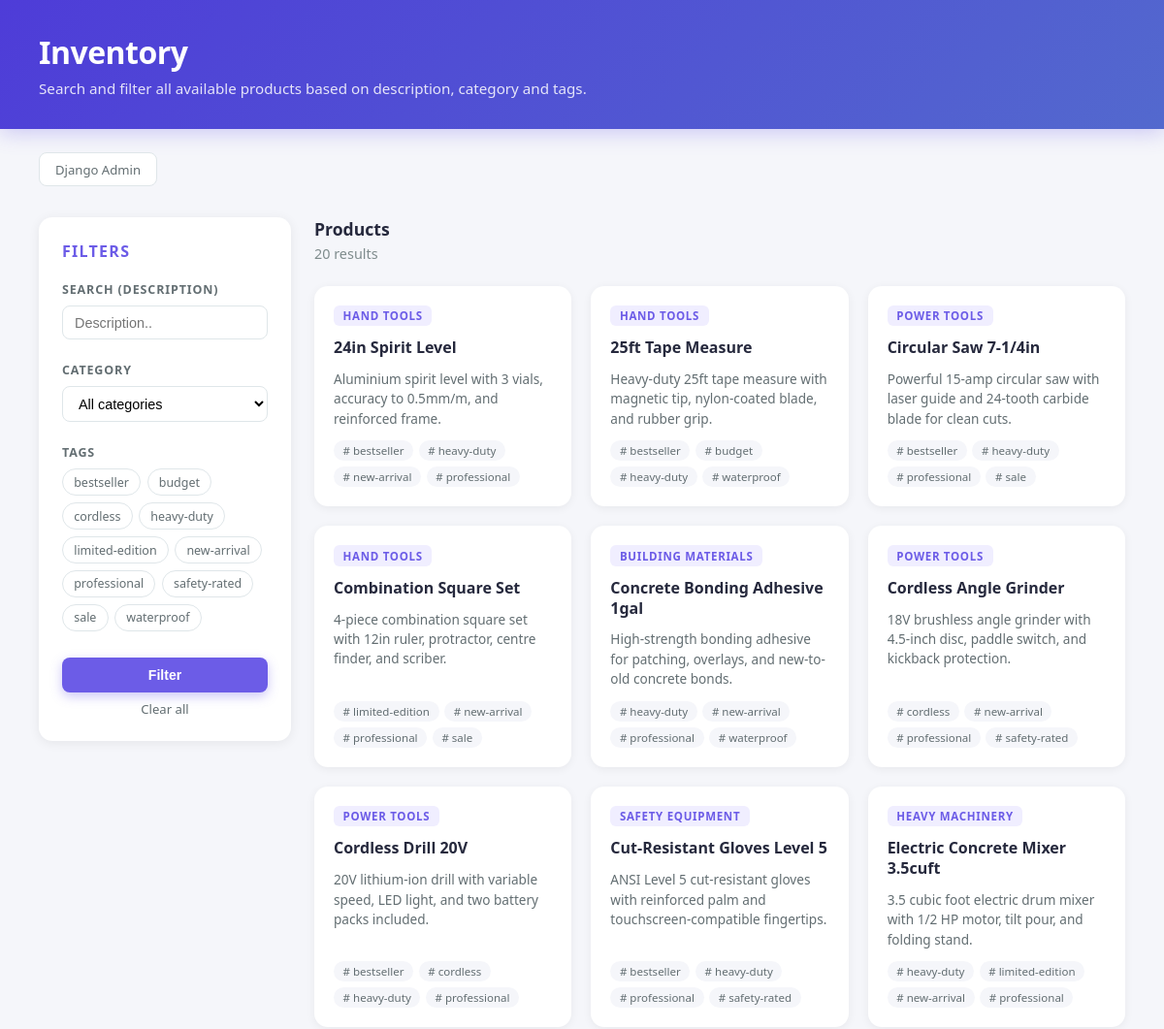
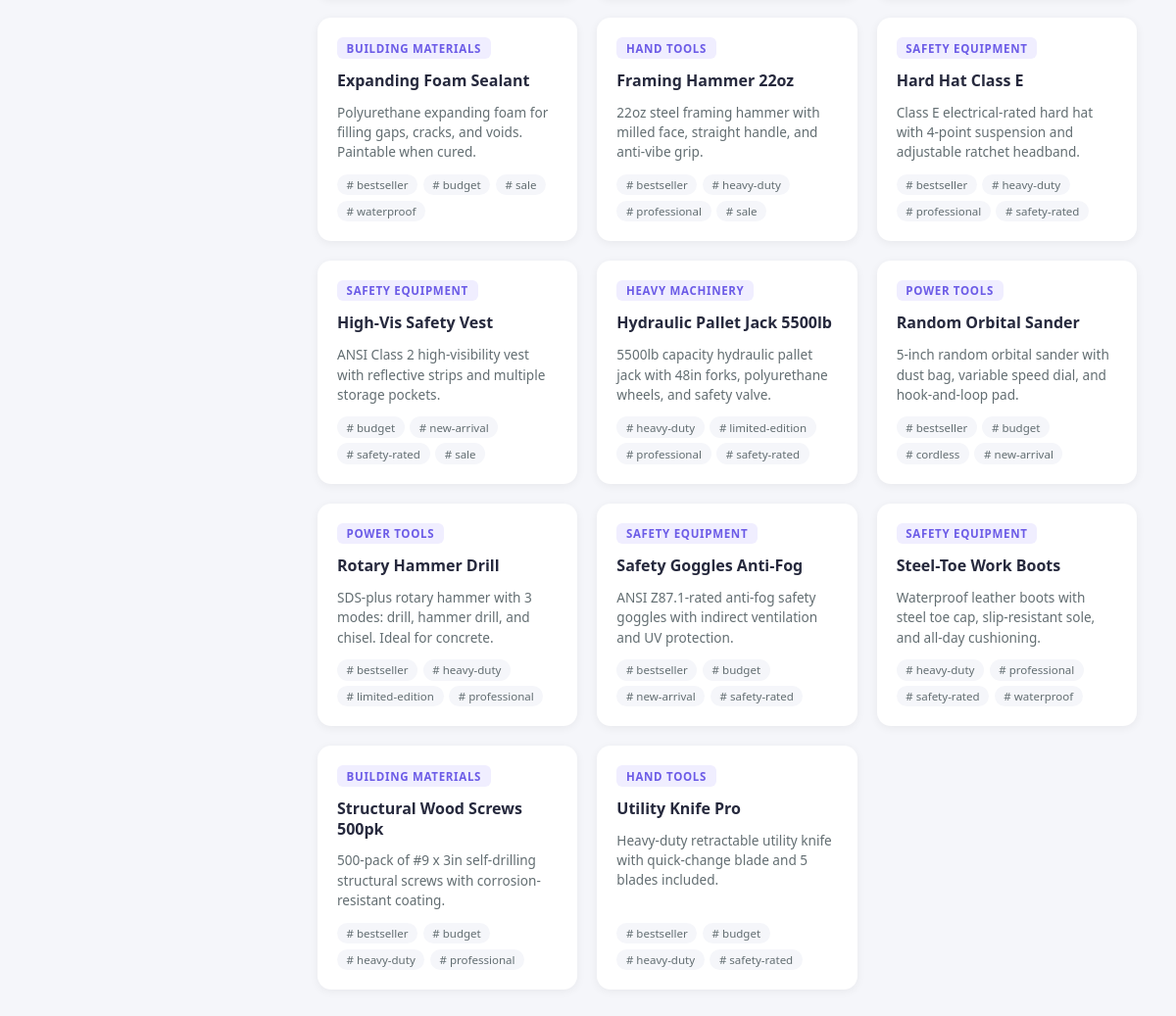
The page / on the database its author committed (2 pictures, top to bottom).
### catalog/models.py (models this page shows, shortened)
class Tag(models.Model):
    name = models.CharField(max_length=50, unique=True)
    class Meta:
        ordering = ["name"]

class Product(models.Model):
    name = models.CharField(max_length=100)
    description = models.TextField(max_length=200, blank=True)
    category = models.ForeignKey(
        Category,
        on_delete=models.SET_NULL,
        null=True,
        blank=True,
        related_name="products",
    )
    tags = models.ManyToManyField(Tag, blank=True, related_name="products")
    class Meta:
        ordering = ["name"]

class Category(models.Model):
    name = models.CharField(max_length=100, unique=True)
    class Meta:
        ordering = ["name"]
        verbose_name_plural = "categories"

### catalog/views.py (the view)
# urls.py: path("", views.product_list, name="product_list"),
def product_list(request):
    products = Product.objects.select_related("category").prefetch_related("tags").all()
    desc = request.GET.get("q", "").strip()
    if desc:
        products = products.filter(description__icontains=desc)
    category_id = request.GET.get("category", "")
    if category_id:
        products = products.filter(category_id=category_id)
    tag_ids = request.GET.getlist("tags")
    if tag_ids:
        for tag_id in tag_ids:
            products = products.filter(tags__id=tag_id)
        products = products.distinct()
    context = {
        "products": products,
        "description": desc,
        "categories": Category.objects.all(),
        "selected_category": category_id,
        "tags": Tag.objects.all(),
        "selected_tags": tag_ids,
    }
    return render(request, "catalog/product_list.html", context)

### catalog/templates/catalog/product_list.html (shortened to what this page needs)
<!DOCTYPE html>
<html lang="en">
<head>
</head>
<body>
<header>
  <h1>Inventory</h1>
  <p>Search and filter all available products based on description, category and tags.</p>
</header>
<a class="admin-link" href="/admin/">Django Admin</a>
<div class="page">
  <aside>
    <form class="filter-card" method="get" action="">
      <h2>Filters</h2>
      <div class="filter-section">
        <label class="section-label" for="q">Search (Description)</label>
        <input type="text" id="q" name="q" placeholder="Description.."
               value="{{ description }}">
      </div>
      <div class="filter-section">
        <label class="section-label" for="category">Category</label>
        <select id="category" name="category">
          <option value="">All categories</option>
        </select>
      </div>
      <div class="filter-section">
        <label class="section-label">Tags</label>
        <div class="tag-grid">
          {% for tag in tags %}
            <label class="tag-label" for="tag-{{ tag.id }}">{{ tag.name }}</label>
          {% endfor %}
        </div>
      </div>
      <button type="submit" class="btn btn-primary">Filter</button>
      <a href="/" class="btn-ghost">Clear all</a>
    </form>
  </aside>
  <main>
    <div style="display: flex; justify-content: space-between; align-items: center; margin-bottom: 1.5rem;">
      <div>
        <h2 style="font-size: 1.1rem; font-weight: 600;">Products</h2>
        <p style="font-size: .9rem; color: #7f8c8d; margin-top: .25rem;"> {{ products|length }} result{{ products|length|pluralize }}</p>
      </div>
    </div>
    {% if products %}
      <div class="product-grid">
        {% for product in products %}
        <div class="product-card">
          {% if product.category %}
            <span class="category-badge">{{ product.category.name }}</span>
          {% endif %}
          <h3>{{ product.name }}</h3>
          <p class="description">{{ product.description }}</p>
          {% if product.tags.all %}
          <div class="tags">
            {% for tag in product.tags.all %}
              <span class="tag"># {{ tag.name }}</span>
            {% endfor %}
          </div>
          {% endif %}
        </div>
        {% endfor %}
      </div>
    {% else %}
      <div class="empty-state">
        <p>No products match your filters.</p>
      </div>
    {% endif %}
  </main>
</div>
</body>
</html>

### catalog/templates/catalog/product_list.html (style rules this page uses)
*, *::before, *::after { box-sizing: border-box; margin: 0; padding: 0; }
body { font-family: 'Segoe UI', system-ui, sans-serif; background: #f5f6fa; color: #26293d; min-height: 100vh; }
header { background: linear-gradient(135deg, #4e3cd8 0%, #5369ce 100%); color: #fff; padding: 2rem 2.5rem; box-shadow: 0 4px 20px rgba(108,92,231,.3); }
header h1 { font-size: 2rem; font-weight: 700; letter-spacing: -.5px; }
header p { margin-top: .4rem; opacity: .85; font-size: .95rem; }
.page { display: flex; gap: 1.5rem; padding: 2rem 2.5rem; max-width: 1400px; margin: 0 auto; }
aside { width: 260px; flex-shrink: 0; }
.filter-card { background: #fff; border-radius: 14px; padding: 1.5rem; box-shadow: 0 2px 12px rgba(0,0,0,.07); position: sticky; top: 1.5rem; }
.filter-card h2 { font-size: 1rem; font-weight: 700; color: #6c5ce7; text-transform: uppercase; letter-spacing: .08em; margin-bottom: 1.25rem; display: flex; align-items: center; gap: .5rem; }
.filter-section { margin-bottom: 1.4rem; }
.filter-section label.section-label { display: block; font-size: .78rem; font-weight: 600; text-transform: uppercase; letter-spacing: .07em; color: #636e72; margin-bottom: .5rem; }
.filter-card input[type="text"], .filter-card select { width: 100%; padding: .55rem .75rem; border: 1.5px solid #dfe6e9; border-radius: 8px; font-size: .9rem; transition: border-color .2s; background: #fff; }
.tag-grid { display: flex; flex-wrap: wrap; gap: .4rem; }
.tag-label { cursor: pointer; padding: .3rem .7rem; border-radius: 20px; border: 1.5px solid #dfe6e9; font-size: .78rem; font-weight: 500; color: #636e72; transition: all .15s; user-select: none; }
.btn { display: inline-block; padding: .6rem 1.2rem; border-radius: 8px; font-size: .88rem; font-weight: 600; cursor: pointer; border: none; transition: transform .1s, box-shadow .15s; }
.btn-primary { background: #6c5ce7; color: #fff; width: 100%; margin-top: .3rem; box-shadow: 0 4px 12px rgba(108,92,231,.35); }
.btn-ghost { background: transparent; color: #636e72; text-decoration: none; font-size: .82rem; display: block; text-align: center; margin-top: .5rem; }
main { flex: 1; min-width: 0; }
.product-grid { display: grid; grid-template-columns: repeat(auto-fill, minmax(240px, 1fr)); gap: 1.25rem; }
.product-card { background: #fff; border-radius: 14px; padding: 1.25rem; box-shadow: 0 2px 10px rgba(0,0,0,.06); transition: transform .2s, box-shadow .2s; display: flex; flex-direction: column; gap: .75rem; }
.product-card .category-badge { display: inline-block; background: #f0eeff; color: #6c5ce7; font-size: .72rem; font-weight: 700; text-transform: uppercase; letter-spacing: .06em; padding: .2rem .6rem; border-radius: 6px; align-self: flex-start; }
.product-card h3 { font-size: 1rem; font-weight: 700; line-height: 1.3; }
.product-card .description { font-size: .85rem; color: #636e72; line-height: 1.5; flex: 1; }
.product-card .tags { display: flex; flex-wrap: wrap; gap: .35rem; }
.product-card .tag { background: #f5f6fa; color: #636e72; border-radius: 20px; padding: .2rem .6rem; font-size: .72rem; font-weight: 500; }
.admin-link { display: inline-block; margin: 1.5rem 2.5rem 0; padding: .45rem 1rem; background: #fff; border: 1.5px solid #dfe6e9; border-radius: 8px; font-size: .82rem; color: #636e72; text-decoration: none; transition: border-color .2s, color .2s; }

### rows shown on the page
Tag: name "bestseller"
Tag: name "budget"
Tag: name "cordless"
Tag: name "heavy-duty"
Tag: name "limited-edition"
Tag: name "new-arrival"
Tag: name "professional"
Tag: name "safety-rated"
Tag: name "sale"
Tag: name "waterproof"
Product: category.name "HAND TOOLS", name "24in Spirit Level", description "Aluminium spirit level with 3 vials, accuracy to 0.5mm/m, and reinforced frame."
Product: category.name "HAND TOOLS", name "25ft Tape Measure", description "Heavy-duty 25ft tape measure with magnetic tip, nylon-coated blade, and rubber grip."
Product: category.name "POWER TOOLS", name "Circular Saw 7-1/4in", description "Powerful 15-amp circular saw with laser guide and 24-tooth carbide blade for clean cuts."
Product: category.name "HAND TOOLS", name "Combination Square Set", description "4-piece combination square set with 12in ruler, protractor, centre finder, and scriber."
Product: category.name "BUILDING MATERIALS", name "Concrete Bonding Adhesive 1gal", description "High-strength bonding adhesive for patching, overlays, and new-to-old concrete bonds."
Product: category.name "POWER TOOLS", name "Cordless Angle Grinder", description "18V brushless angle grinder with 4.5-inch disc, paddle switch, and kickback protection."
Product: category.name "POWER TOOLS", name "Cordless Drill 20V", description "20V lithium-ion drill with variable speed, LED light, and two battery packs included."
Product: category.name "SAFETY EQUIPMENT", name "Cut-Resistant Gloves Level 5", description "ANSI Level 5 cut-resistant gloves with reinforced palm and touchscreen-compatible fingertips."
Product: category.name "HEAVY MACHINERY", name "Electric Concrete Mixer 3.5cuft", description "3.5 cubic foot electric drum mixer with 1/2 HP motor, tilt pour, and folding stand."
Product: category.name "BUILDING MATERIALS", name "Expanding Foam Sealant", description "Polyurethane expanding foam for filling gaps, cracks, and voids. Paintable when cured."
Product: category.name "HAND TOOLS", name "Framing Hammer 22oz", description "22oz steel framing hammer with milled face, straight handle, and anti-vibe grip."
Product: category.name "SAFETY EQUIPMENT", name "Hard Hat Class E", description "Class E electrical-rated hard hat with 4-point suspension and adjustable ratchet headband."
Product: category.name "SAFETY EQUIPMENT", name "High-Vis Safety Vest", description "ANSI Class 2 high-visibility vest with reflective strips and multiple storage pockets."
Product: category.name "HEAVY MACHINERY", name "Hydraulic Pallet Jack 5500lb", description "5500lb capacity hydraulic pallet jack with 48in forks, polyurethane wheels, and safety valve."
Product: category.name "POWER TOOLS", name "Random Orbital Sander", description "5-inch random orbital sander with dust bag, variable speed dial, and hook-and-loop pad."
Product: category.name "POWER TOOLS", name "Rotary Hammer Drill", description "SDS-plus rotary hammer with 3 modes: drill, hammer drill, and chisel. Ideal for concrete."
Product: category.name "SAFETY EQUIPMENT", name "Safety Goggles Anti-Fog", description "ANSI Z87.1-rated anti-fog safety goggles with indirect ventilation and UV protection."
Product: category.name "SAFETY EQUIPMENT", name "Steel-Toe Work Boots", description "Waterproof leather boots with steel toe cap, slip-resistant sole, and all-day cushioning."
Product: category.name "BUILDING MATERIALS", name "Structural Wood Screws 500pk", description "500-pack of #9 x 3in self-drilling structural screws with corrosion-resistant coating."
Product: category.name "HAND TOOLS", name "Utility Knife Pro", description "Heavy-duty retractable utility knife with quick-change blade and 5 blades included."

### other values the page prints
{{ products|length }} "20"
